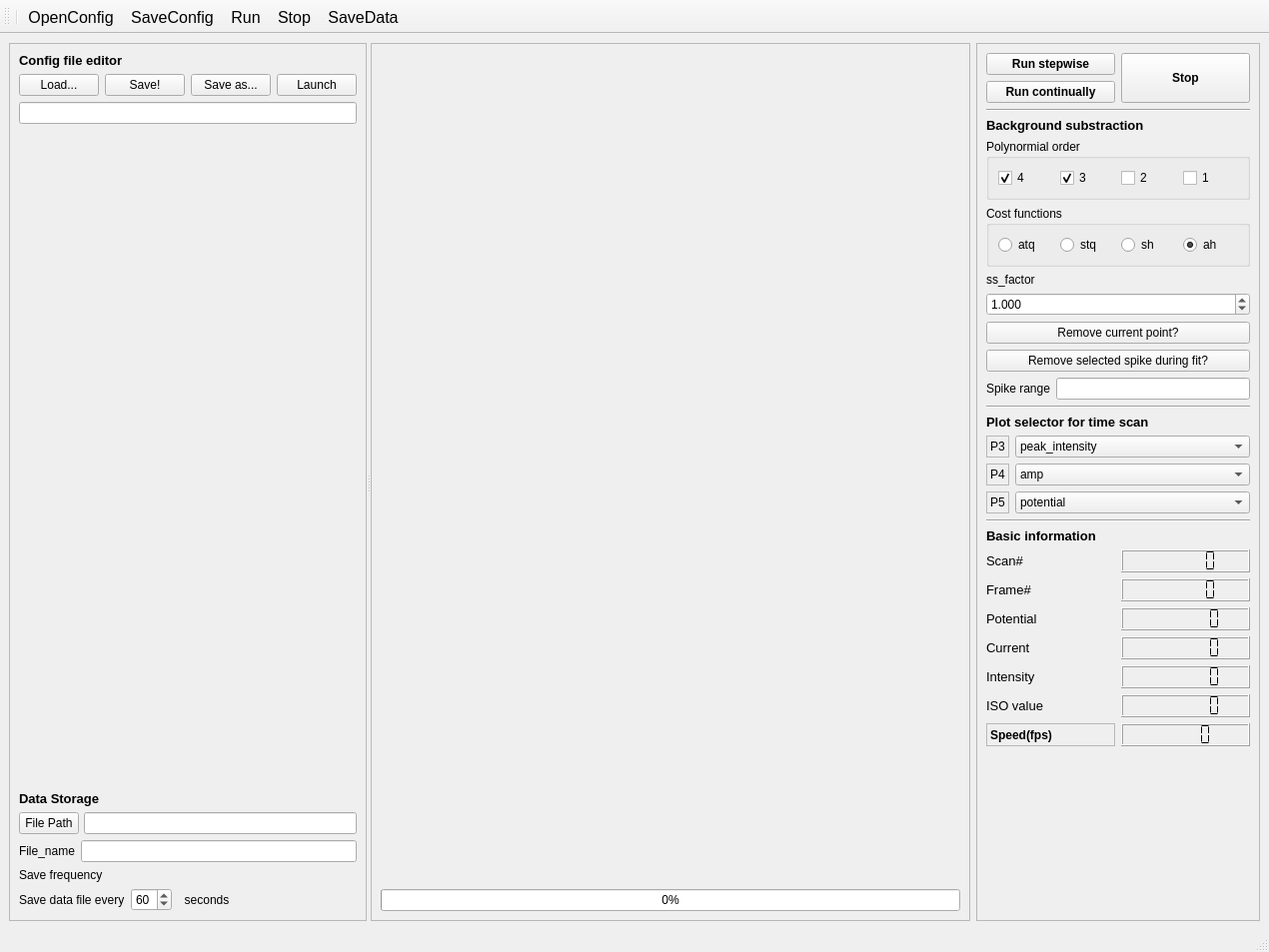
<?xml version="1.0" encoding="UTF-8"?>
<ui version="4.0">
 <class>MainWindow</class>
 <widget class="QMainWindow" name="MainWindow">
  <property name="geometry">
   <rect>
    <x>0</x>
    <y>0</y>
    <width>1270</width>
    <height>953</height>
   </rect>
  </property>
  <property name="sizePolicy">
   <sizepolicy hsizetype="Expanding" vsizetype="Preferred">
    <horstretch>0</horstretch>
    <verstretch>0</verstretch>
   </sizepolicy>
  </property>
  <property name="windowTitle">
   <string>MainWindow</string>
  </property>
  <widget class="QWidget" name="centralwidget">
   <layout class="QGridLayout" name="gridLayout_3">
    <item row="0" column="0">
     <widget class="QSplitter" name="splitter">
      <property name="orientation">
       <enum>Qt::Horizontal</enum>
      </property>
      <widget class="QFrame" name="frame">
       <property name="sizePolicy">
        <sizepolicy hsizetype="Fixed" vsizetype="Expanding">
         <horstretch>0</horstretch>
         <verstretch>0</verstretch>
        </sizepolicy>
       </property>
       <property name="maximumSize">
        <size>
         <width>100000</width>
         <height>16777215</height>
        </size>
       </property>
       <property name="frameShape">
        <enum>QFrame::StyledPanel</enum>
       </property>
       <property name="frameShadow">
        <enum>QFrame::Raised</enum>
       </property>
       <layout class="QVBoxLayout" name="verticalLayout">
        <item>
         <widget class="QLabel" name="label">
          <property name="sizePolicy">
           <sizepolicy hsizetype="Fixed" vsizetype="Fixed">
            <horstretch>0</horstretch>
            <verstretch>0</verstretch>
           </sizepolicy>
          </property>
          <property name="font">
           <font>
            <pointsize>10</pointsize>
            <weight>75</weight>
            <bold>true</bold>
           </font>
          </property>
          <property name="text">
           <string>Config file editor</string>
          </property>
         </widget>
        </item>
        <item>
         <layout class="QHBoxLayout" name="horizontalLayout_2">
          <property name="sizeConstraint">
           <enum>QLayout::SetDefaultConstraint</enum>
          </property>
          <item>
           <widget class="QPushButton" name="open">
            <property name="sizePolicy">
             <sizepolicy hsizetype="Expanding" vsizetype="Fixed">
              <horstretch>0</horstretch>
              <verstretch>0</verstretch>
             </sizepolicy>
            </property>
            <property name="text">
             <string>Load...</string>
            </property>
           </widget>
          </item>
          <item>
           <widget class="QPushButton" name="save">
            <property name="sizePolicy">
             <sizepolicy hsizetype="Expanding" vsizetype="Fixed">
              <horstretch>0</horstretch>
              <verstretch>0</verstretch>
             </sizepolicy>
            </property>
            <property name="text">
             <string>Save!</string>
            </property>
           </widget>
          </item>
          <item>
           <widget class="QPushButton" name="saveas">
            <property name="sizePolicy">
             <sizepolicy hsizetype="Expanding" vsizetype="Fixed">
              <horstretch>0</horstretch>
              <verstretch>0</verstretch>
             </sizepolicy>
            </property>
            <property name="text">
             <string>Save as...</string>
            </property>
           </widget>
          </item>
          <item>
           <widget class="QPushButton" name="launch">
            <property name="sizePolicy">
             <sizepolicy hsizetype="Expanding" vsizetype="Fixed">
              <horstretch>0</horstretch>
              <verstretch>0</verstretch>
             </sizepolicy>
            </property>
            <property name="text">
             <string>Launch</string>
            </property>
           </widget>
          </item>
         </layout>
        </item>
        <item>
         <widget class="QLineEdit" name="lineEdit">
          <property name="sizePolicy">
           <sizepolicy hsizetype="Expanding" vsizetype="Fixed">
            <horstretch>0</horstretch>
            <verstretch>0</verstretch>
           </sizepolicy>
          </property>
          <property name="maximumSize">
           <size>
            <width>4000000</width>
            <height>16777215</height>
           </size>
          </property>
         </widget>
        </item>
        <item>
         <widget class="SolverParameters" name="widget_config" native="true">
          <property name="sizePolicy">
           <sizepolicy hsizetype="Preferred" vsizetype="Expanding">
            <horstretch>0</horstretch>
            <verstretch>0</verstretch>
           </sizepolicy>
          </property>
         </widget>
        </item>
        <item>
         <widget class="QLabel" name="label_2">
          <property name="sizePolicy">
           <sizepolicy hsizetype="Fixed" vsizetype="Fixed">
            <horstretch>0</horstretch>
            <verstretch>0</verstretch>
           </sizepolicy>
          </property>
          <property name="font">
           <font>
            <pointsize>10</pointsize>
            <weight>75</weight>
            <bold>true</bold>
           </font>
          </property>
          <property name="text">
           <string>Data Storage</string>
          </property>
         </widget>
        </item>
        <item>
         <layout class="QHBoxLayout" name="horizontalLayout_3" stretch="0,0">
          <property name="spacing">
           <number>5</number>
          </property>
          <property name="sizeConstraint">
           <enum>QLayout::SetFixedSize</enum>
          </property>
          <item>
           <widget class="QPushButton" name="pushButton_filePath">
            <property name="sizePolicy">
             <sizepolicy hsizetype="Fixed" vsizetype="Fixed">
              <horstretch>0</horstretch>
              <verstretch>0</verstretch>
             </sizepolicy>
            </property>
            <property name="minimumSize">
             <size>
              <width>60</width>
              <height>0</height>
             </size>
            </property>
            <property name="maximumSize">
             <size>
              <width>50</width>
              <height>16777215</height>
             </size>
            </property>
            <property name="text">
             <string>File Path</string>
            </property>
           </widget>
          </item>
          <item>
           <widget class="QLineEdit" name="lineEdit_data_file_path">
            <property name="sizePolicy">
             <sizepolicy hsizetype="Expanding" vsizetype="Fixed">
              <horstretch>0</horstretch>
              <verstretch>0</verstretch>
             </sizepolicy>
            </property>
            <property name="minimumSize">
             <size>
              <width>230</width>
              <height>0</height>
             </size>
            </property>
            <property name="maximumSize">
             <size>
              <width>3500000</width>
              <height>16777215</height>
             </size>
            </property>
            <property name="inputMask">
             <string notr="true" extracomment="file_name.xlsx"/>
            </property>
            <property name="text">
             <string extracomment="file_name.xlsx"/>
            </property>
           </widget>
          </item>
         </layout>
        </item>
        <item>
         <layout class="QHBoxLayout" name="horizontalLayout_4">
          <property name="sizeConstraint">
           <enum>QLayout::SetFixedSize</enum>
          </property>
          <item>
           <widget class="QLabel" name="label_16">
            <property name="sizePolicy">
             <sizepolicy hsizetype="Fixed" vsizetype="Fixed">
              <horstretch>0</horstretch>
              <verstretch>0</verstretch>
             </sizepolicy>
            </property>
            <property name="text">
             <string>File_name</string>
            </property>
           </widget>
          </item>
          <item>
           <widget class="QLineEdit" name="lineEdit_data_file_name">
            <property name="sizePolicy">
             <sizepolicy hsizetype="Expanding" vsizetype="Fixed">
              <horstretch>0</horstretch>
              <verstretch>0</verstretch>
             </sizepolicy>
            </property>
            <property name="maximumSize">
             <size>
              <width>3500000</width>
              <height>16777215</height>
             </size>
            </property>
           </widget>
          </item>
         </layout>
        </item>
        <item>
         <widget class="QLabel" name="label_6">
          <property name="minimumSize">
           <size>
            <width>0</width>
            <height>13</height>
           </size>
          </property>
          <property name="text">
           <string>Save frequency</string>
          </property>
         </widget>
        </item>
        <item>
         <layout class="QHBoxLayout" name="horizontalLayout_5">
          <item>
           <widget class="QLabel" name="label_7">
            <property name="text">
             <string>Save data file every</string>
            </property>
           </widget>
          </item>
          <item>
           <widget class="QSpinBox" name="spinBox_save_frequency">
            <property name="value">
             <number>60</number>
            </property>
           </widget>
          </item>
          <item>
           <widget class="QLabel" name="label_8">
            <property name="text">
             <string>  seconds</string>
            </property>
           </widget>
          </item>
          <item>
           <spacer name="horizontalSpacer">
            <property name="orientation">
             <enum>Qt::Horizontal</enum>
            </property>
            <property name="sizeHint" stdset="0">
             <size>
              <width>40</width>
              <height>20</height>
             </size>
            </property>
           </spacer>
          </item>
         </layout>
        </item>
       </layout>
      </widget>
      <widget class="QFrame" name="frame_2">
       <property name="sizePolicy">
        <sizepolicy hsizetype="Expanding" vsizetype="Preferred">
         <horstretch>0</horstretch>
         <verstretch>0</verstretch>
        </sizepolicy>
       </property>
       <property name="minimumSize">
        <size>
         <width>600</width>
         <height>0</height>
        </size>
       </property>
       <property name="frameShape">
        <enum>QFrame::StyledPanel</enum>
       </property>
       <property name="frameShadow">
        <enum>QFrame::Raised</enum>
       </property>
       <layout class="QVBoxLayout" name="verticalLayout_2">
        <item>
         <layout class="QVBoxLayout" name="verticalLayout_4">
          <property name="sizeConstraint">
           <enum>QLayout::SetMaximumSize</enum>
          </property>
          <item>
           <widget class="GraphicsLayoutWidget" name="widget_image" native="true">
            <property name="sizePolicy">
             <sizepolicy hsizetype="Expanding" vsizetype="Expanding">
              <horstretch>0</horstretch>
              <verstretch>0</verstretch>
             </sizepolicy>
            </property>
           </widget>
          </item>
          <item>
           <widget class="QProgressBar" name="progressBar">
            <property name="value">
             <number>0</number>
            </property>
           </widget>
          </item>
         </layout>
        </item>
       </layout>
      </widget>
     </widget>
    </item>
    <item row="0" column="1">
     <widget class="QFrame" name="frame_3">
      <property name="sizePolicy">
       <sizepolicy hsizetype="Expanding" vsizetype="Preferred">
        <horstretch>0</horstretch>
        <verstretch>0</verstretch>
       </sizepolicy>
      </property>
      <property name="maximumSize">
       <size>
        <width>300</width>
        <height>16777215</height>
       </size>
      </property>
      <property name="frameShape">
       <enum>QFrame::StyledPanel</enum>
      </property>
      <property name="frameShadow">
       <enum>QFrame::Raised</enum>
      </property>
      <layout class="QVBoxLayout" name="verticalLayout_3">
       <item>
        <layout class="QHBoxLayout" name="horizontalLayout_6">
         <item>
          <layout class="QVBoxLayout" name="verticalLayout_6">
           <item>
            <widget class="QPushButton" name="runstepwise">
             <property name="sizePolicy">
              <sizepolicy hsizetype="Preferred" vsizetype="Fixed">
               <horstretch>0</horstretch>
               <verstretch>0</verstretch>
              </sizepolicy>
             </property>
             <property name="font">
              <font>
               <weight>75</weight>
               <bold>true</bold>
              </font>
             </property>
             <property name="text">
              <string>Run stepwise</string>
             </property>
            </widget>
           </item>
           <item>
            <widget class="QPushButton" name="plot">
             <property name="sizePolicy">
              <sizepolicy hsizetype="Preferred" vsizetype="Fixed">
               <horstretch>0</horstretch>
               <verstretch>0</verstretch>
              </sizepolicy>
             </property>
             <property name="font">
              <font>
               <weight>75</weight>
               <bold>true</bold>
              </font>
             </property>
             <property name="text">
              <string>Run continually</string>
             </property>
            </widget>
           </item>
          </layout>
         </item>
         <item>
          <widget class="QPushButton" name="stopBtn">
           <property name="sizePolicy">
            <sizepolicy hsizetype="Preferred" vsizetype="Preferred">
             <horstretch>0</horstretch>
             <verstretch>0</verstretch>
            </sizepolicy>
           </property>
           <property name="font">
            <font>
             <weight>75</weight>
             <bold>true</bold>
            </font>
           </property>
           <property name="text">
            <string>Stop</string>
           </property>
          </widget>
         </item>
        </layout>
       </item>
       <item>
        <widget class="Line" name="line_3">
         <property name="orientation">
          <enum>Qt::Horizontal</enum>
         </property>
        </widget>
       </item>
       <item>
        <widget class="QLabel" name="label_4">
         <property name="font">
          <font>
           <pointsize>10</pointsize>
           <weight>75</weight>
           <bold>true</bold>
          </font>
         </property>
         <property name="text">
          <string>Background substraction</string>
         </property>
        </widget>
       </item>
       <item>
        <widget class="QGroupBox" name="groupBox_2">
         <property name="title">
          <string>Polynormial order</string>
         </property>
         <layout class="QHBoxLayout" name="horizontalLayout_7">
          <item>
           <widget class="QCheckBox" name="checkBox_order4">
            <property name="text">
             <string>4</string>
            </property>
            <property name="checked">
             <bool>true</bool>
            </property>
           </widget>
          </item>
          <item>
           <widget class="QCheckBox" name="checkBox_order3">
            <property name="text">
             <string>3</string>
            </property>
            <property name="checked">
             <bool>true</bool>
            </property>
           </widget>
          </item>
          <item>
           <widget class="QCheckBox" name="checkBox_order2">
            <property name="text">
             <string>2</string>
            </property>
           </widget>
          </item>
          <item>
           <widget class="QCheckBox" name="checkBox_order1">
            <property name="text">
             <string>1</string>
            </property>
            <property name="checked">
             <bool>false</bool>
            </property>
           </widget>
          </item>
         </layout>
        </widget>
       </item>
       <item>
        <widget class="QGroupBox" name="groupBox_cost_func">
         <property name="title">
          <string>Cost functions</string>
         </property>
         <layout class="QHBoxLayout" name="horizontalLayout_9">
          <item>
           <widget class="QRadioButton" name="radioButton_atq">
            <property name="text">
             <string>atq</string>
            </property>
            <property name="checked">
             <bool>false</bool>
            </property>
           </widget>
          </item>
          <item>
           <widget class="QRadioButton" name="radioButton_stq">
            <property name="text">
             <string>stq</string>
            </property>
           </widget>
          </item>
          <item>
           <widget class="QRadioButton" name="radioButton_sh">
            <property name="text">
             <string>sh</string>
            </property>
           </widget>
          </item>
          <item>
           <widget class="QRadioButton" name="radioButton_ah">
            <property name="text">
             <string>ah</string>
            </property>
            <property name="checked">
             <bool>true</bool>
            </property>
           </widget>
          </item>
         </layout>
        </widget>
       </item>
       <item>
        <widget class="QLabel" name="label_3">
         <property name="text">
          <string>ss_factor</string>
         </property>
        </widget>
       </item>
       <item>
        <widget class="QDoubleSpinBox" name="doubleSpinBox_ss_factor">
         <property name="decimals">
          <number>3</number>
         </property>
         <property name="maximum">
          <double>20.000000000000000</double>
         </property>
         <property name="singleStep">
          <double>0.100000000000000</double>
         </property>
         <property name="value">
          <double>1.000000000000000</double>
         </property>
        </widget>
       </item>
       <item>
        <widget class="QPushButton" name="pushButton_remove_current_point">
         <property name="text">
          <string>Remove current point?</string>
         </property>
        </widget>
       </item>
       <item>
        <widget class="QPushButton" name="pushButton_remove_spike">
         <property name="text">
          <string>Remove selected spike during fit?</string>
         </property>
        </widget>
       </item>
       <item>
        <layout class="QHBoxLayout" name="horizontalLayout_8">
         <item>
          <widget class="QLabel" name="label_20">
           <property name="sizePolicy">
            <sizepolicy hsizetype="Fixed" vsizetype="Preferred">
             <horstretch>0</horstretch>
             <verstretch>0</verstretch>
            </sizepolicy>
           </property>
           <property name="text">
            <string>Spike range</string>
           </property>
          </widget>
         </item>
         <item>
          <widget class="QLineEdit" name="lineEdit_spike_range"/>
         </item>
        </layout>
       </item>
       <item>
        <widget class="Line" name="line_2">
         <property name="orientation">
          <enum>Qt::Horizontal</enum>
         </property>
        </widget>
       </item>
       <item>
        <widget class="QLabel" name="label_5">
         <property name="sizePolicy">
          <sizepolicy hsizetype="Preferred" vsizetype="Fixed">
           <horstretch>0</horstretch>
           <verstretch>0</verstretch>
          </sizepolicy>
         </property>
         <property name="font">
          <font>
           <pointsize>10</pointsize>
           <weight>75</weight>
           <bold>true</bold>
          </font>
         </property>
         <property name="text">
          <string>Plot selector for time scan</string>
         </property>
        </widget>
       </item>
       <item>
        <layout class="QFormLayout" name="formLayout">
         <property name="labelAlignment">
          <set>Qt::AlignCenter</set>
         </property>
         <item row="1" column="0">
          <widget class="QLabel" name="label_18">
           <property name="frameShape">
            <enum>QFrame::StyledPanel</enum>
           </property>
           <property name="text">
            <string>P4</string>
           </property>
          </widget>
         </item>
         <item row="1" column="1">
          <widget class="QComboBox" name="comboBox_p4">
           <item>
            <property name="text">
             <string>amp</string>
            </property>
           </item>
           <item>
            <property name="text">
             <string>FWHM</string>
            </property>
           </item>
           <item>
            <property name="text">
             <string>peak_pos</string>
            </property>
           </item>
          </widget>
         </item>
         <item row="2" column="0">
          <widget class="QLabel" name="label_19">
           <property name="frameShape">
            <enum>QFrame::StyledPanel</enum>
           </property>
           <property name="text">
            <string>P5</string>
           </property>
          </widget>
         </item>
         <item row="2" column="1">
          <widget class="QComboBox" name="comboBox_p5">
           <item>
            <property name="text">
             <string>potential</string>
            </property>
           </item>
           <item>
            <property name="text">
             <string>current</string>
            </property>
           </item>
          </widget>
         </item>
         <item row="0" column="0">
          <widget class="QLabel" name="label_17">
           <property name="frameShape">
            <enum>QFrame::StyledPanel</enum>
           </property>
           <property name="text">
            <string>P3</string>
           </property>
          </widget>
         </item>
         <item row="0" column="1">
          <widget class="QComboBox" name="comboBox_p3">
           <item>
            <property name="text">
             <string>peak_intensity</string>
            </property>
           </item>
           <item>
            <property name="text">
             <string>bkg_intensity</string>
            </property>
           </item>
          </widget>
         </item>
        </layout>
       </item>
       <item>
        <widget class="Line" name="line">
         <property name="orientation">
          <enum>Qt::Horizontal</enum>
         </property>
        </widget>
       </item>
       <item>
        <widget class="QLabel" name="label_9">
         <property name="sizePolicy">
          <sizepolicy hsizetype="Fixed" vsizetype="Fixed">
           <horstretch>0</horstretch>
           <verstretch>0</verstretch>
          </sizepolicy>
         </property>
         <property name="font">
          <font>
           <pointsize>10</pointsize>
           <weight>75</weight>
           <bold>true</bold>
          </font>
         </property>
         <property name="text">
          <string>Basic information</string>
         </property>
        </widget>
       </item>
       <item>
        <layout class="QGridLayout" name="gridLayout_5">
         <item row="0" column="0">
          <layout class="QGridLayout" name="gridLayout">
           <item row="2" column="0">
            <widget class="QLabel" name="label_12">
             <property name="font">
              <font>
               <pointsize>10</pointsize>
              </font>
             </property>
             <property name="text">
              <string>Potential</string>
             </property>
            </widget>
           </item>
           <item row="0" column="0">
            <widget class="QLabel" name="label_10">
             <property name="font">
              <font>
               <pointsize>10</pointsize>
              </font>
             </property>
             <property name="text">
              <string>Scan#</string>
             </property>
            </widget>
           </item>
           <item row="1" column="0">
            <widget class="QLabel" name="label_11">
             <property name="font">
              <font>
               <pointsize>10</pointsize>
              </font>
             </property>
             <property name="text">
              <string>Frame#</string>
             </property>
            </widget>
           </item>
           <item row="4" column="0">
            <widget class="QLabel" name="label_14">
             <property name="font">
              <font>
               <pointsize>10</pointsize>
              </font>
             </property>
             <property name="text">
              <string>Intensity</string>
             </property>
            </widget>
           </item>
           <item row="3" column="0">
            <widget class="QLabel" name="label_13">
             <property name="font">
              <font>
               <pointsize>10</pointsize>
              </font>
             </property>
             <property name="text">
              <string>Current</string>
             </property>
            </widget>
           </item>
           <item row="5" column="0">
            <widget class="QLabel" name="label_15">
             <property name="font">
              <font>
               <pointsize>10</pointsize>
              </font>
             </property>
             <property name="text">
              <string>ISO value</string>
             </property>
            </widget>
           </item>
           <item row="6" column="0">
            <widget class="QLabel" name="label_21">
             <property name="font">
              <font>
               <weight>75</weight>
               <bold>true</bold>
              </font>
             </property>
             <property name="frameShape">
              <enum>QFrame::StyledPanel</enum>
             </property>
             <property name="text">
              <string>Speed(fps)</string>
             </property>
            </widget>
           </item>
          </layout>
         </item>
         <item row="0" column="1">
          <layout class="QGridLayout" name="gridLayout_2">
           <item row="4" column="0">
            <widget class="QLCDNumber" name="lcdNumber_intensity">
             <property name="font">
              <font>
               <family>Times New Roman</family>
               <weight>75</weight>
               <bold>true</bold>
              </font>
             </property>
             <property name="smallDecimalPoint">
              <bool>true</bool>
             </property>
             <property name="digitCount">
              <number>6</number>
             </property>
             <property name="segmentStyle">
              <enum>QLCDNumber::Flat</enum>
             </property>
            </widget>
           </item>
           <item row="2" column="0">
            <widget class="QLCDNumber" name="lcdNumber_potential">
             <property name="font">
              <font>
               <family>Times New Roman</family>
               <weight>75</weight>
               <bold>true</bold>
              </font>
             </property>
             <property name="smallDecimalPoint">
              <bool>true</bool>
             </property>
             <property name="digitCount">
              <number>6</number>
             </property>
             <property name="segmentStyle">
              <enum>QLCDNumber::Flat</enum>
             </property>
            </widget>
           </item>
           <item row="3" column="0">
            <widget class="QLCDNumber" name="lcdNumber_current">
             <property name="font">
              <font>
               <family>Times New Roman</family>
               <weight>75</weight>
               <bold>true</bold>
              </font>
             </property>
             <property name="layoutDirection">
              <enum>Qt::LeftToRight</enum>
             </property>
             <property name="smallDecimalPoint">
              <bool>true</bool>
             </property>
             <property name="digitCount">
              <number>6</number>
             </property>
             <property name="segmentStyle">
              <enum>QLCDNumber::Flat</enum>
             </property>
            </widget>
           </item>
           <item row="0" column="0">
            <widget class="QLCDNumber" name="lcdNumber_scan_number">
             <property name="font">
              <font>
               <family>Times New Roman</family>
               <weight>50</weight>
               <bold>false</bold>
               <stylestrategy>NoAntialias</stylestrategy>
              </font>
             </property>
             <property name="smallDecimalPoint">
              <bool>false</bool>
             </property>
             <property name="digitCount">
              <number>6</number>
             </property>
             <property name="mode">
              <enum>QLCDNumber::Dec</enum>
             </property>
             <property name="segmentStyle">
              <enum>QLCDNumber::Flat</enum>
             </property>
             <property name="value" stdset="0">
              <double>0.000000000000000</double>
             </property>
             <property name="intValue" stdset="0">
              <number>0</number>
             </property>
            </widget>
           </item>
           <item row="1" column="0">
            <widget class="QLCDNumber" name="lcdNumber_frame_number">
             <property name="font">
              <font>
               <family>Times New Roman</family>
               <weight>75</weight>
               <bold>true</bold>
              </font>
             </property>
             <property name="smallDecimalPoint">
              <bool>false</bool>
             </property>
             <property name="digitCount">
              <number>6</number>
             </property>
             <property name="segmentStyle">
              <enum>QLCDNumber::Flat</enum>
             </property>
             <property name="intValue" stdset="0">
              <number>0</number>
             </property>
            </widget>
           </item>
           <item row="5" column="0">
            <widget class="QLCDNumber" name="lcdNumber_iso">
             <property name="font">
              <font>
               <family>Times New Roman</family>
               <weight>75</weight>
               <bold>true</bold>
              </font>
             </property>
             <property name="smallDecimalPoint">
              <bool>true</bool>
             </property>
             <property name="digitCount">
              <number>6</number>
             </property>
             <property name="segmentStyle">
              <enum>QLCDNumber::Flat</enum>
             </property>
            </widget>
           </item>
           <item row="6" column="0">
            <widget class="QLCDNumber" name="lcdNumber_speed">
             <property name="font">
              <font>
               <weight>75</weight>
               <bold>true</bold>
              </font>
             </property>
             <property name="frameShadow">
              <enum>QFrame::Raised</enum>
             </property>
             <property name="segmentStyle">
              <enum>QLCDNumber::Flat</enum>
             </property>
            </widget>
           </item>
          </layout>
         </item>
        </layout>
       </item>
       <item>
        <spacer name="verticalSpacer">
         <property name="orientation">
          <enum>Qt::Vertical</enum>
         </property>
         <property name="sizeHint" stdset="0">
          <size>
           <width>20</width>
           <height>40</height>
          </size>
         </property>
        </spacer>
       </item>
      </layout>
     </widget>
    </item>
   </layout>
  </widget>
  <widget class="QMenuBar" name="menubar">
   <property name="geometry">
    <rect>
     <x>0</x>
     <y>0</y>
     <width>1270</width>
     <height>22</height>
    </rect>
   </property>
  </widget>
  <widget class="QStatusBar" name="statusbar"/>
  <widget class="QToolBar" name="toolBar">
   <property name="font">
    <font>
     <pointsize>12</pointsize>
     <weight>50</weight>
     <italic>false</italic>
     <bold>false</bold>
     <underline>false</underline>
     <strikeout>false</strikeout>
    </font>
   </property>
   <property name="windowTitle">
    <string>toolBar</string>
   </property>
   <attribute name="toolBarArea">
    <enum>TopToolBarArea</enum>
   </attribute>
   <attribute name="toolBarBreak">
    <bool>false</bool>
   </attribute>
   <addaction name="separator"/>
   <addaction name="actionOpenConfig"/>
   <addaction name="actionSaveConfig"/>
   <addaction name="actionRun"/>
   <addaction name="actionStop"/>
   <addaction name="actionSaveData"/>
  </widget>
  <action name="actionOpenConfig">
   <property name="icon">
    <iconset>
     <normalon>../../../icons/blue-folder--arrow.png</normalon>
    </iconset>
   </property>
   <property name="text">
    <string>OpenConfig</string>
   </property>
  </action>
  <action name="actionSaveConfig">
   <property name="icon">
    <iconset>
     <normalon>../../../icons/application-dock-270.png</normalon>
    </iconset>
   </property>
   <property name="text">
    <string>SaveConfig</string>
   </property>
  </action>
  <action name="actionRun">
   <property name="icon">
    <iconset>
     <normaloff>../../../icons/clapperboard--arrow.png</normaloff>
     <normalon>../../../icons/battery-charge.png</normalon>../../../icons/clapperboard--arrow.png</iconset>
   </property>
   <property name="text">
    <string>Run</string>
   </property>
  </action>
  <action name="actionSaveData">
   <property name="icon">
    <iconset>
     <normalon>../../../icons/disc--plus.png</normalon>
    </iconset>
   </property>
   <property name="text">
    <string>SaveData</string>
   </property>
  </action>
  <action name="actionStop">
   <property name="icon">
    <iconset>
     <normalon>../../../icons/clapperboard--minus.png</normalon>
    </iconset>
   </property>
   <property name="text">
    <string>Stop</string>
   </property>
  </action>
 </widget>
 <customwidgets>
  <customwidget>
   <class>GraphicsLayoutWidget</class>
   <extends>QWidget</extends>
   <header>pyqtgraph.h</header>
   <container>1</container>
  </customwidget>
  <customwidget>
   <class>SolverParameters</class>
   <extends>QWidget</extends>
   <header location="global">parameter_tree.h</header>
   <container>1</container>
  </customwidget>
 </customwidgets>
 <resources/>
 <connections/>
</ui>
